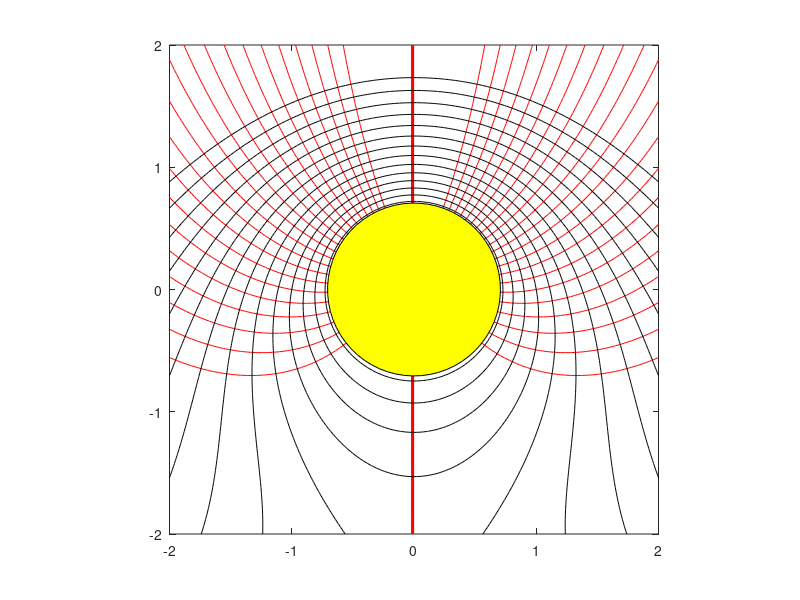
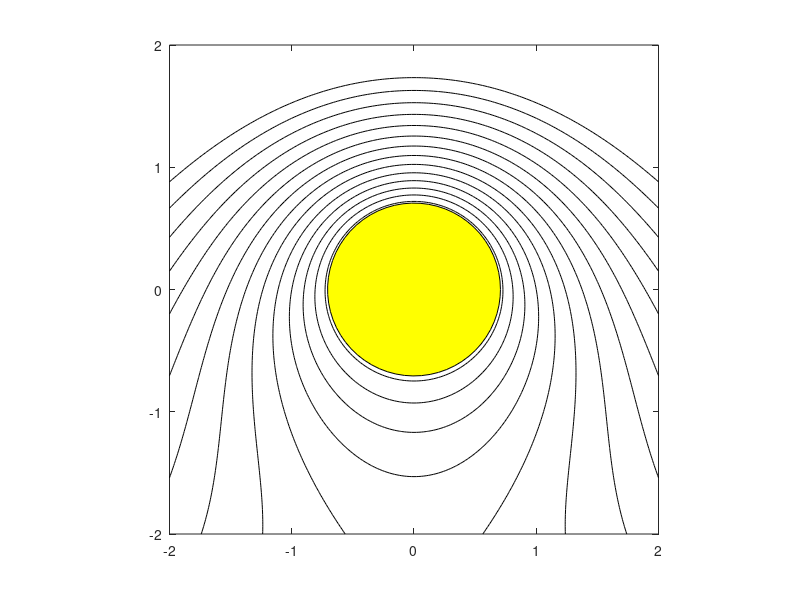
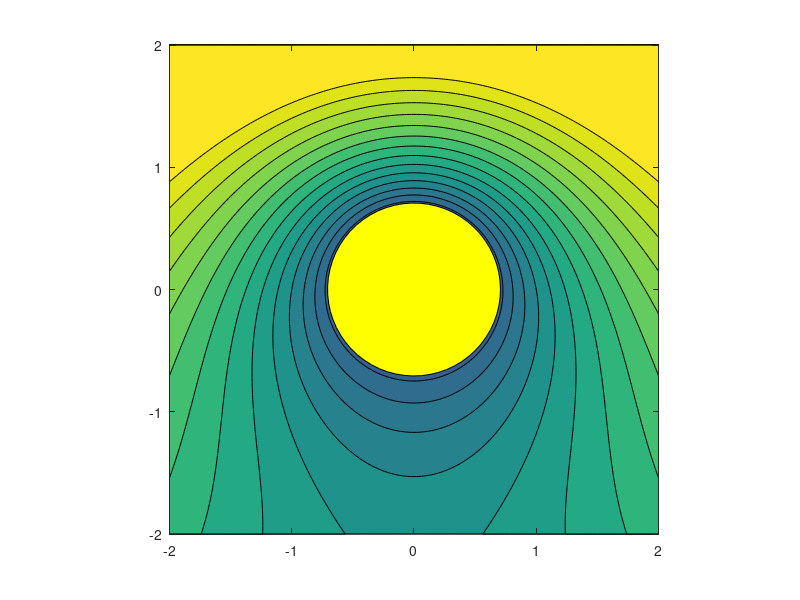

MATLAB code for these plots, in order:
clc
clear all
close all

%lifiting flow over a circular cyliner


U = 1; 
mu =pi;%lifiting_cylinder_strength strength
R = sqrt(mu/(2*pi*U));
theta = 0:0.1:2*pi;
x1 = R*cos(theta);
y1 = R*sin(theta);
gama=2*4*pi*U*R;
%GRID*
x = -2:0.02:2;
y = -2:0.02:2;

for m = 1:length(x);
     for n = 1:length(y);
         xx(m,n) = x(m);
         yy(m,n) = y(n);
         % velocity potential function
         phi_lifting_cylinder(m,n) = U*x(m)+...
                                    (mu*x(m)/(2*pi*(x(m)^2+y(n)^2)))-...
                                    (gama/(2*pi))*atan(y(n)/x(m));
         %stream function
         psi_lifting_cylinder(m,n) = U*y(n)-...
                                   (mu*y(n)/(2*pi*(x(m)^2+y(n)^2)))+...
                                   (gama/(4*pi))*log(x(m)^2+y(n)^2);
     end
end
%plotting syntax

figure(1)
%psi-phi mesh
%equipotential lines
contour(xx,yy,phi_lifting_cylinder,[-3:0.3:3],'r')
hold on
%streamlines
contour(xx,yy,psi_lifting_cylinder,[-3:0.3:3],'k')
hold on
fill(x1,y1,'y')
axis square

figure(2)
%streamlines
contour(xx,yy,psi_lifting_cylinder,[-3:0.3:3],'k')
hold on
fill(x1,y1,'y')
axis square

figure(3)
%stream surfaces
contourf(xx,yy,psi_lifting_cylinder,[-3:0.3:3])
hold on
fill(x1,y1,'y')
axis square